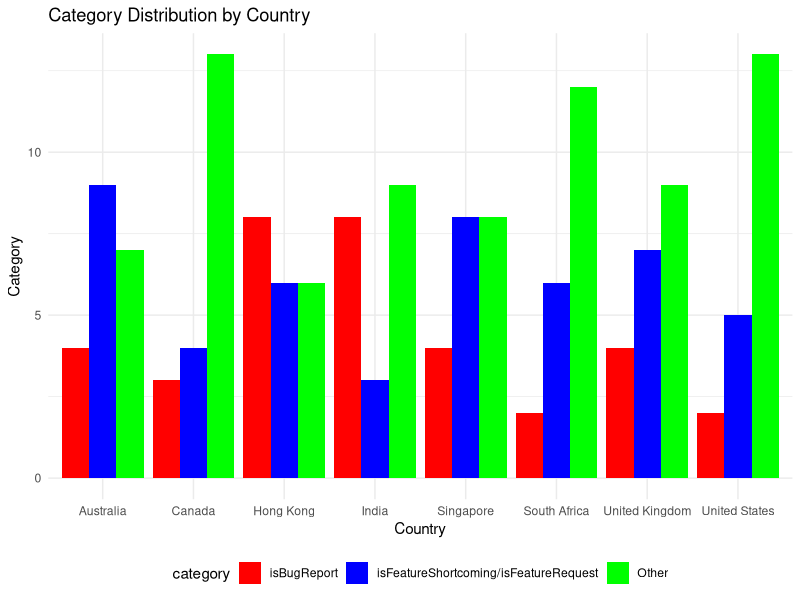
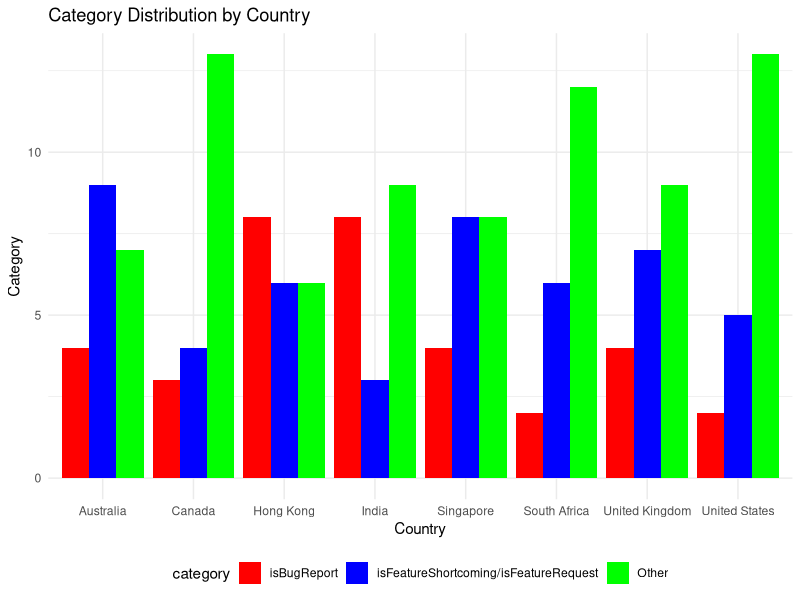

The R source for these figures, in order: (Note: this script raises an error after producing the figures.)
library(ggplot2)
library(data.table)

df <- fread("../0-Data/1_intermediate_generated_data/annotated_ranking_dataset.csv")

ggplot(df, aes(x = country, fill = category)) +
  geom_bar(position = "dodge") +
  labs(title = "Category Distribution by Country",
       x = "Country",
       y = "Category") +
  scale_fill_manual(values = c("isBugReport" = "red", "isFeatureShortcoming/isFeatureRequest" = "blue", "Other" = "green")) +
  theme_minimal() +
  theme(legend.position = "bottom")

ggsave("category_country_plot.png")

print(p) 


